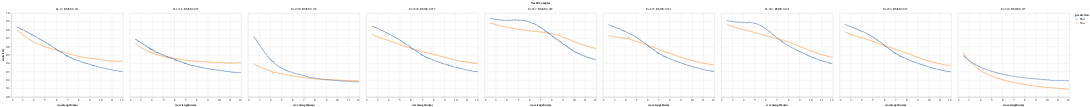

Notebook source saved alongside this figure:
### Code cell
#plot differences between predictions and actual!
alt.data_transformers.disable_max_rows()

chart = alt.Chart(viz_coords).mark_line().encode(
    x='wavelength(um)',
    y='emissivity',
    color='prediction',
    text='RMSE'
).facet(facet = 'Test Examples')#, columns = 3)
chart.display()

### Figure 1 — Vega-Lite specification as saved in the notebook (floating-point values rounded to 4 significant figures; data arrays with more than 128 entries replaced by an {"elided": "..."} marker saying what was removed)
{"config": {"view": {"continuousWidth": 400, "continuousHeight": 300}}, "data": {"name": "data-6281f5cd330e5284a454d70938567a2e"}, "facet": {"field": "Test Examples", "type": "nominal"}, "spec": {"mark": "line", "encoding": {"color": {"field": "prediction", "type": "nominal"}, "text": {"field": "RMSE", "type": "nominal"}, "x": {"field": "wavelength(um)", "type": "quantitative"}, "y": {"field": "emissivity", "type": "quantitative"}}}, "$schema": "https://vega.github.io/schema/vega-lite/v4.17.0.json", "datasets": {"data-6281f5cd330e5284a454d70938567a2e": {"elided": "14400 records"}}}
